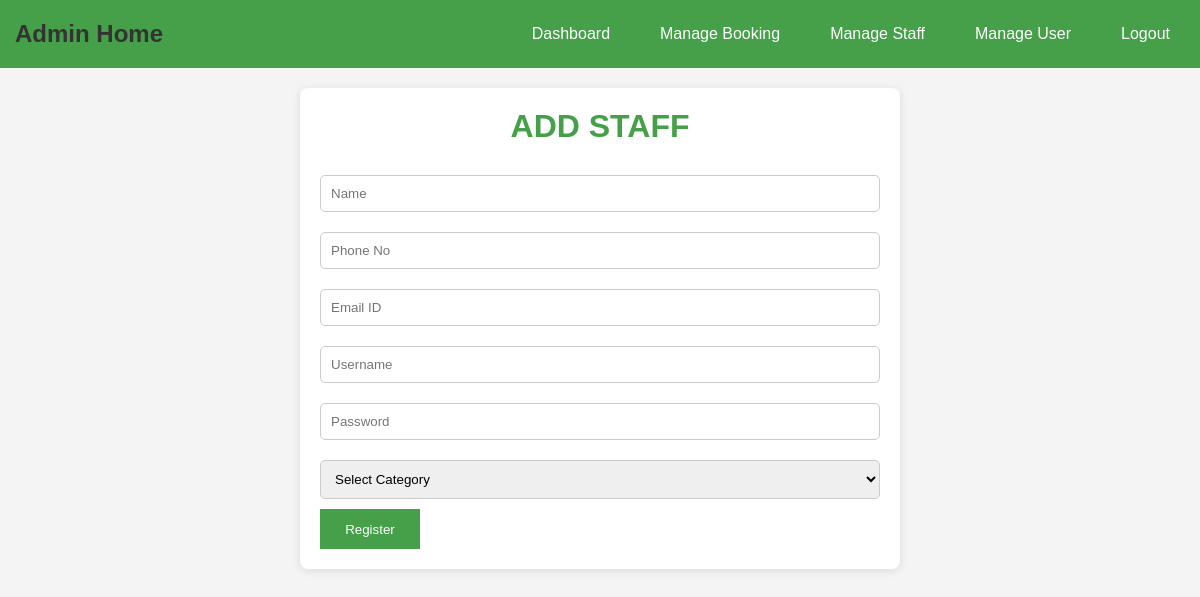
The app's page /managestaff.php, older data.
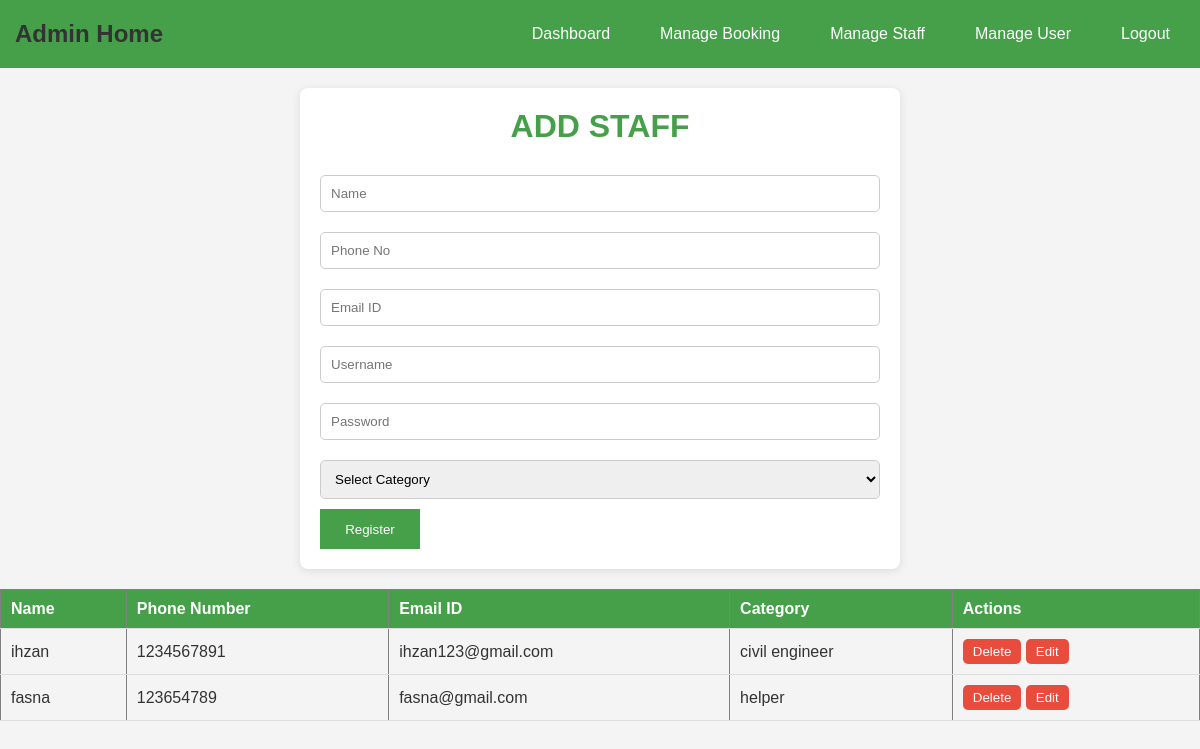
The same page, newer data.
### tables this page shows
CREATE TABLE `staff` (
  `id` int(20) NOT NULL,
  `Name` varchar(20) NOT NULL,
  `phoneno` varchar(10) NOT NULL,
  `emailid` varchar(20) NOT NULL,
  `username` varchar(20) NOT NULL,
  `password` varchar(20) NOT NULL,
  `category` varchar(20) NOT NULL
);

### managestaff.php (the view, shortened to what this page needs)
<!DOCTYPE html>
<html lang="en">
<head>
    <link rel="stylesheet" href="managestaff.css">
</head>
<body>
<nav>
    <div class="sappy">
      <h1>Admin Home</h1>
      <div class="hi">
        <a href="adminhome.php" class="hello">Dashboard</a>
        <a href="managebooking.php" class="hello">Manage Booking</a>
        <a href="managestaff.php" class="hello">Manage Staff</a>
        <a href="manageuser.php" class="hello">Manage User</a>
        <a href="logout.php" class="hello">Logout</a>
      </div>
    </div>
  </nav>
    <div class="reg">
        <form action="" class="from" method="post">
            <h1 class="h01">ADD STAFF</h1>
            <input class="cls" type="text" placeholder="Name" name="name" required>
            <input class="cls" type="text" placeholder="Phone No" name="phone_no" required>
            <input class="cls" type="email" placeholder="Email ID" name="email_id" required>
            <input class="cls" type="text" placeholder="Username" name="username" required>
            <input class="cls" type="password" placeholder="Password" name="password" required>
            <select name="category" class="cls" required>
                <option value="">Select Category</option>
            </select>
            <input class="in" type="submit" value="Register" name="submit">
        </form>
    </div>
    <div>
        <?php
        $conn = mysqli_connect("localhost", "root", "", "labour_booking");
        $sql = "SELECT * FROM staff";
        $data = mysqli_query($conn, $sql);
        if (mysqli_num_rows($data) > 0) {
            echo "<table border=1>";
            echo "<tr>";
            echo "<th>Name</th>";
            echo "<th>Phone Number</th>";
            echo "<th>Email ID</th>";
            echo "<th>Category</th>";
            echo "<th>Actions</th>";
            echo "</tr>";
            while ($row = mysqli_fetch_assoc($data)) {
                $email = $row['emailid'];
                $id = $row['id'];
                echo "<tr>";
                echo "<td>" . $row['Name'] . "</td>";
                echo "<td>" . $row['phoneno'] . "</td>";
                echo "<td>" . $row['emailid'] . "</td>";
                echo "<td>" . $row['category'] . "</td>";
                echo "<td>
                    <form method='POST' style='display:inline;'>
                        <button value='$email' name='userdel' type='submit'>Delete</button>
                    </form>
                    <form method='post' action='staffedit.php' style='display:inline;'>
                        <button value='{$id}' name='staffedit' class='deluser' type='submit'>Edit</button>
                    </form>
                </td>";
                echo "</tr>";
            }
            echo "</table>";
        }
        ?>
    </div>
</body>
</html>

Row changes from the older to the newer data that the page shows:
added staff: Name "ihzan", phoneno "1234567891", emailid "ihzan123@gmail.com", category "civil engineer", $id 17 (drawn)
added staff: Name "fasna", phoneno "123654789", emailid "fasna@gmail.com", category "helper", $id 18 (drawn)
Text that changed along with them:
text now shown: "Name Phone Number Email ID Category Actions"
